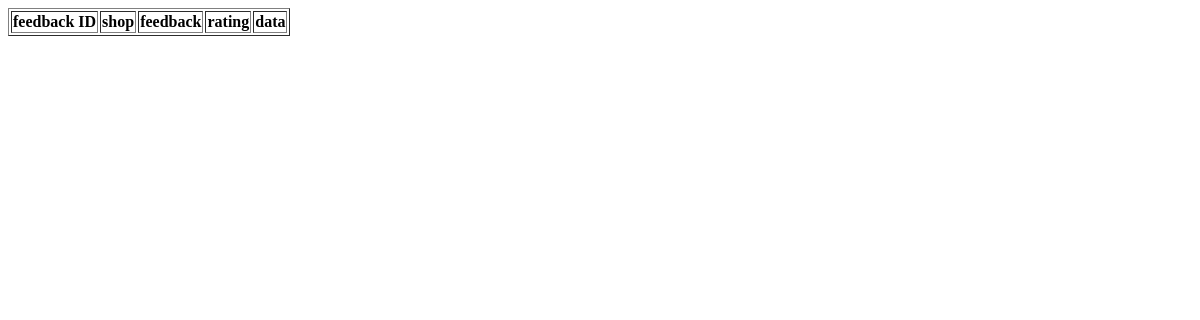
The app's page /ViewRatingAndFeedback, older data.
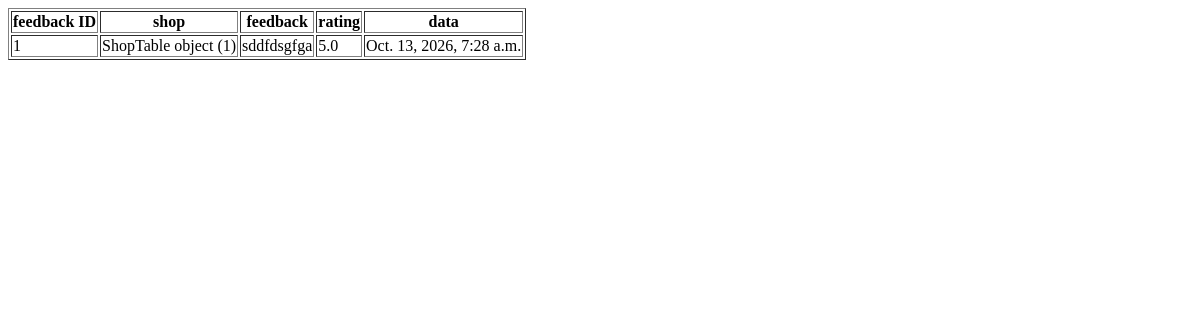
The same page, newer data.
### RetailIQApp/models.py (models this page shows)
class FeedbackTable(models.Model):
    shop_id = models.ForeignKey(ShopTable, on_delete=models.CASCADE, null=True, blank=True)
    feedback_date = models.DateTimeField(auto_now_add=True)
    feedback_description = models.CharField(max_length=100, null=True, blank=True)
    rating = models.FloatField(null=True, blank=True)

class ShopTable(models.Model):
    shop_name = models.CharField(max_length=40, null=True, blank=True)
    email = models.CharField(max_length=50, null=True, blank=True)
    phone = models.BigIntegerField(null=True, blank=True)
    Date_joined = models.DateField(auto_now_add=True)
    Login_id = models.ForeignKey(LoginTable, on_delete=models.CASCADE, null=True, blank=True)

### RetailIQApp/views.py (the view)
# urls.py: path('ViewRatingAndFeedback',ViewRatingAndFeedback.as_view(),name='ViewRatingAndFeedback'),
class ViewRatingAndFeedback(View):
    def get(self,request):
        obj = FeedbackTable.objects.all()
        return render(request,'admin/ViewRatingAndFeedback.html', {'feedback_data':obj})

### templates/admin/ViewRatingAndFeedback.html (shortened to what this page needs)
<!DOCTYPE html>
<html lang="en">
<head>
</head>
<body>
        <table border="1">
        <tr>
            <th>feedback ID</th>
            <th>shop</th>
            <th>feedback</th>
            <th>rating</th>
            <th>data</th>
        </tr>
        {% for i in feedback_data %}
        <tr>
            <td>{{ i.id }}</td>
            <td>{{ i.shop_id }}</td>
            <td>{{ i.feedback_description }}</td>
            <td>{{ i.rating }}</td>
            <td>{{ i.feedback_date }}</td>
        </tr>
        {% endfor %}
    </table>
</body>
</html>

Row changes from the older to the newer data that the page shows:
added FeedbackTable: id "1", shop_id "ShopTable object (1)", feedback_description "sddfdsgfga", rating "5.0", feedback_date "Oct. 13, 2026, 7:28 a.m."
